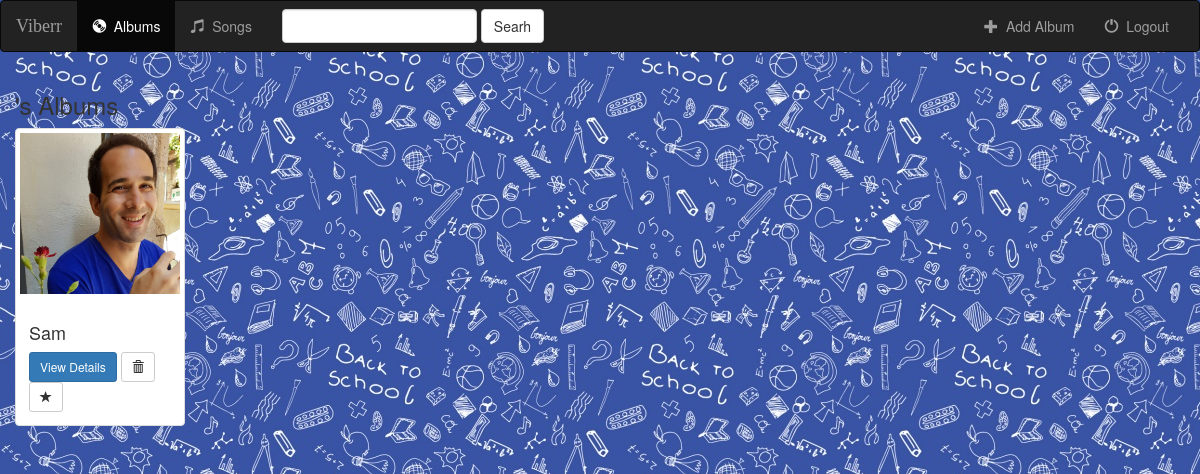
The app's page /music/ with its own data.
### music/models.py (models this page shows, shortened)
class Album(models.Model):
    artist = models.CharField(max_length=250)
    album_tittle = models.CharField(max_length=500)
    genre = models.CharField(max_length=100)
    album_logo = models.FileField()

### music/views.py (the view)
class IndexView(generic.ListView):
    template_name = 'music/index.html'
    context_object_name = 'all_albums'
    def get_queryset(self): #predefined function which queries the DB
        return Album.objects.all()

### music/templates/music/index.html (shortened to what this page needs)
{% extends 'music/base.html' %}
{% block body %}
<div class="albums-container container-fluid">
    <div class="row">
        <div class="col-sm-12">
            <h3>{{ user.username }}'s Albums</h3>
        </div>
        {% if all_albums %}
            {% for album in all_albums %}
                <div class="col-sm-4 col-lg-2">
                    <div class="thumbnail">
                        <a href="{% url 'music:detail' album.id %}">
                            <img src="{{ album.album_logo.url }}" class="img-responsive">
                        </a>
                        <div class="caption">
                            <h4>{{ album.artist }}</h4>
                            <a href="{% url 'music:detail' album.id %}" class="btn btn-primary btn-sm" role="button">View Details</a>
                            <form action="{% url 'music:album-delete' album.id %}" method="post" style="display: inline;">
                                <button type="submit" class="btn btn-default btn-sm">
                                    <span class="glyphicon glyphicon-trash"></span>
                                </button>
                            </form>
                            <a href="#" class="btn btn-default btn-sm btn-favorite">
                                <span class="glyphicon glyphicon-star {% if album.is_favorite %}active{% endif %}"></span>
                            </a>
                        </div>
                    </div>
                </div>
            {% endfor %}
        {% endif %}
    </div>
</div>
{% endblock %}

### music/static/music/style.css (style rules this page uses)
body { background: white url("images/background1.jpg"); }

### records on screen
Album: album_logo (picture), artist "Sam"
